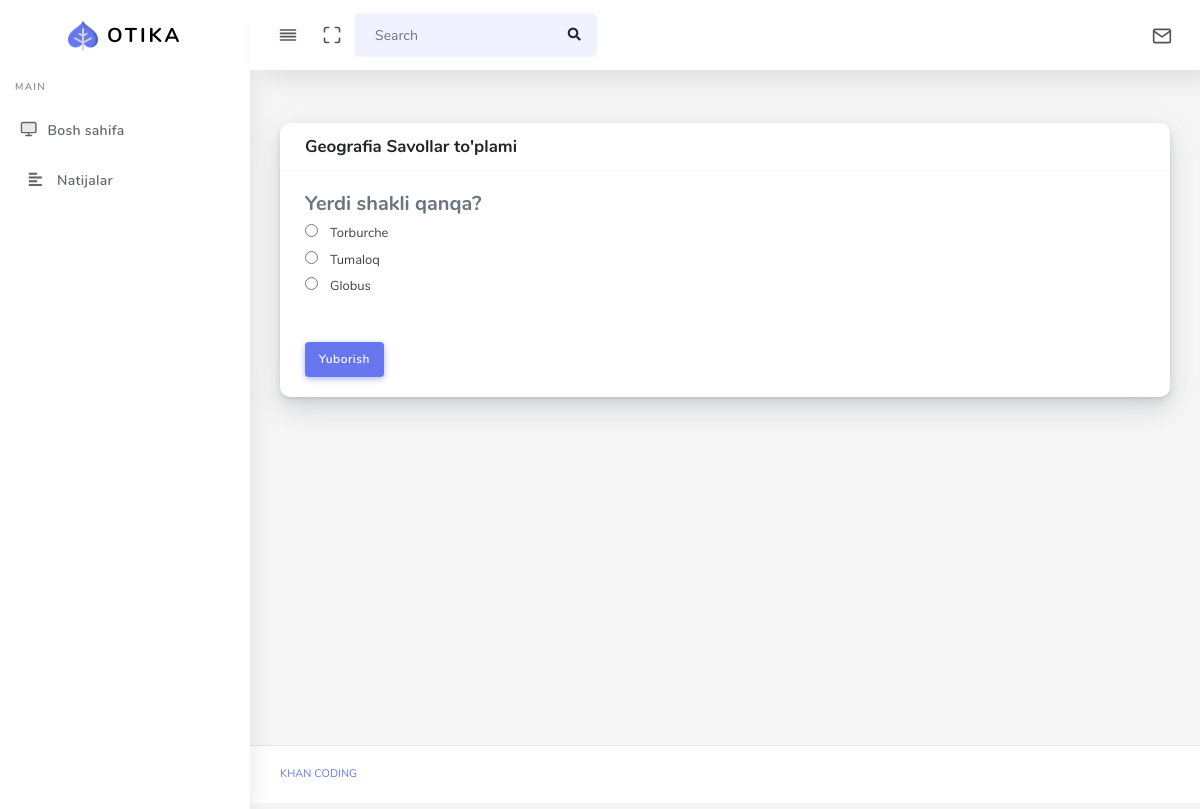
/answer/get-quiz/1, run on the app's committed database.
### main/models.py (models this page shows, shortened)
class Quiz(models.Model):
    name = models.CharField(max_length=100)
    slug = models.SlugField(max_length=100, unique=True, blank=True)
    author = models.ForeignKey(User, on_delete=models.CASCADE)
    amount = models.IntegerField()
    @property
    def questions(self):
        return Question.objects.filter(quiz=self)

class Question(models.Model):
    name = models.CharField(max_length=255)
    quiz = models.ForeignKey(Quiz, on_delete=models.CASCADE)
    @property
    def options(self):
        return Option.objects.filter(question=self).order_by('?')

class Option(models.Model):
    name = models.CharField(max_length=100)
    question = models.ForeignKey(Question, on_delete=models.CASCADE)
    correct = models.BooleanField(default=False)

### answer/views.py (the view)
# urls.py: path('get-quiz/<int:id>', views.getQuiz, name='getQuiz'),
def getQuiz(request, id):
    quiz = models.Quiz.objects.get(id=id)
    return render(request, 'answer/get-quiz.html', {'quiz':quiz})

### main/templates/answer/get-quiz.html (shortened to what this page needs)
{% extends 'base.html' %}
{% block content %}
<div class="main-content" style="min-height: 608px;">
    <section class="section">
      <div class="section-body">
        <div class="row">
          <div class="col-12">
            <div class="card">
              <div class="card-header">
                <h4>{{quiz.name}} Savollar to'plami</h4>
              </div>
              <form method="post" action="{% url 'makeAnswer' quiz.id %}">
                  <div class="card-body">
                    {% for question in quiz.questions %}
                    <div class="form-group">
                      <h5>{{question.name}}</h5>
                      <div class="form-group">
                      {% for option in question.options %}
                        <div class="form-check">
                          <input class="form-check-input" type="radio" name="{{question.id}}"  value="{{option.id}}" id="exampleRadios{{option.id}}" required>
                          <label class="form-check-label" for="exampleRadios{{option.id}}">
                            {{option.name}}
                          </label>
                        </div>
                        {% endfor %}
                      </div>
                    </div>
                    {% endfor %}
                <br>
                <button type="submit" class="btn btn-primary ms-2">Yuborish</button>
              </div>
              </form>
            </div>
          </div>
        </div>
      </div>
    </section></div>
{% endblock %}

### data on the page
Quiz: name "Geografia"
Question: name "Yerdi shakli qanqa?"
Option: name "Torburche"
Option: name "Tumaloq"
Option: name "Globus"
